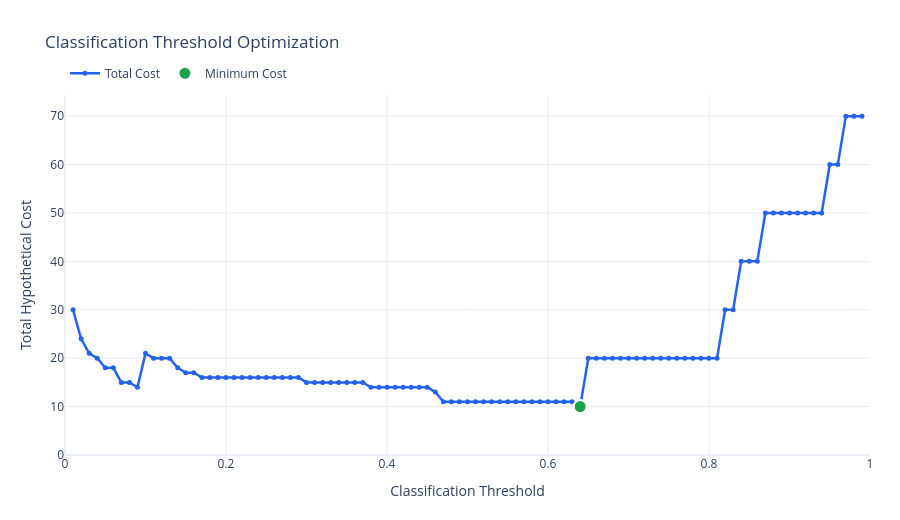

This figure's notebook cell:
### Code cell
import plotly.graph_objects as go

fig = go.Figure()

# Full threshold optimization curve
fig.add_trace(go.Scatter(
    x=optimization_df["Threshold"],
    y=optimization_df["Total Cost"],
    mode="lines+markers",
    name="Total Cost",
    line=dict(color="#2563EB", width=2.5),
    marker=dict(size=5),
    customdata=optimization_df[
        ["False Negatives", "False Positives"]
    ].to_numpy(),
    hovertemplate=(
        "<b>Threshold: %{x:.2f}</b><br>"
        "Total Cost: %{y}<br>"
        "False Negatives: %{customdata[0]}<br>"
        "False Positives: %{customdata[1]}"
        "<extra></extra>"
    )
))

# Highlight lowest-cost threshold(s)
fig.add_trace(go.Scatter(
    x=best_results["Threshold"],
    y=best_results["Total Cost"],
    mode="markers",
    name="Minimum Cost",
    marker=dict(
        color="#16A34A",
        size=13,
        symbol="circle",
        line=dict(color="white", width=2)
    ),
    hovertemplate=(
        "<b>Best Tested Threshold</b><br>"
        "Threshold: %{x:.2f}<br>"
        "Minimum Cost: %{y}"
        "<extra></extra>"
    )
))

fig.update_layout(
    title="Classification Threshold Optimization",
    xaxis_title="Classification Threshold",
    yaxis_title="Total Hypothetical Cost",
    template="plotly_white",
    hovermode="closest",
    hoverlabel=dict(font_size=13),
    height=520,
    legend=dict(
        orientation="h",
        yanchor="bottom",
        y=1.02,
        xanchor="left",
        x=0
    ),
    margin=dict(l=65, r=30, t=95, b=65)
)

fig.update_xaxes(
    showgrid=True,
    gridcolor="#E8EDF3",
    range=[0, 1]
)

fig.update_yaxes(
    showgrid=True,
    gridcolor="#E8EDF3",
    rangemode="tozero"
)

fig.show()

### Figure 1 — Plotly figure (JSON) as saved in the notebook; plotly's stock layout.template omitted (floating-point values rounded to 4 significant figures; data arrays with more than 128 entries replaced by an {"elided": "..."} marker saying what was removed)
{"data": [{"customdata": {"elided": "99x2 int values"}, "hovertemplate": "<b>Threshold: %{x:.2f}</b><br>Total Cost: %{y}<br>False Negatives: %{customdata[0]}<br>False Positives: %{customdata[1]}<extra></extra>", "line": {"color": "#2563EB", "width": 2.5}, "marker": {"size": 5}, "mode": "lines+markers", "name": "Total Cost", "type": "scatter", "x": [0.01, 0.02, 0.03, 0.04, 0.05, 0.06, 0.07, 0.08, 0.09, 0.1, 0.11, 0.12, 0.13, 0.14, 0.15, 0.16, 0.17, 0.18, 0.19, 0.2, 0.21, 0.22, 0.23, 0.24, 0.25, 0.26, 0.27, 0.28, 0.29, 0.3, 0.31, 0.32, 0.33, 0.34, 0.35, 0.36, 0.37, 0.38, 0.39, 0.4, 0.41, 0.42, 0.43, 0.44, 0.45, 0.46, 0.47, 0.48, 0.49, 0.5, 0.51, 0.52, 0.53, 0.54, 0.55, 0.56, 0.57, 0.58, 0.59, 0.6, 0.61, 0.62, 0.63, 0.64, 0.65, 0.66, 0.67, 0.68, 0.69, 0.7, 0.71, 0.72, 0.73, 0.74, 0.75, 0.76, 0.77, 0.78, 0.79, 0.8, 0.81, 0.82, 0.83, 0.84, 0.85, 0.86, 0.87, 0.88, 0.89, 0.9, 0.91, 0.92, 0.93, 0.94, 0.95, 0.96, 0.97, 0.98, 0.99], "y": [30, 24, 21, 20, 18, 18, 15, 15, 14, 21, 20, 20, 20, 18, 17, 17, 16, 16, 16, 16, 16, 16, 16, 16, 16, 16, 16, 16, 16, 15, 15, 15, 15, 15, 15, 15, 15, 14, 14, 14, 14, 14, 14, 14, 14, 13, 11, 11, 11, 11, 11, 11, 11, 11, 11, 11, 11, 11, 11, 11, 11, 11, 11, 10, 20, 20, 20, 20, 20, 20, 20, 20, 20, 20, 20, 20, 20, 20, 20, 20, 20, 30, 30, 40, 40, 40, 50, 50, 50, 50, 50, 50, 50, 50, 60, 60, 70, 70, 70]}, {"hovertemplate": "<b>Best Tested Threshold</b><br>Threshold: %{x:.2f}<br>Minimum Cost: %{y}<extra></extra>", "marker": {"color": "#16A34A", "line": {"color": "white", "width": 2}, "size": 13, "symbol": "circle"}, "mode": "markers", "name": "Minimum Cost", "type": "scatter", "x": [0.64], "y": [10]}], "layout": {"height": 520, "hoverlabel": {"font": {"size": 13}}, "hovermode": "closest", "legend": {"orientation": "h", "x": 0, "xanchor": "left", "y": 1.02, "yanchor": "bottom"}, "margin": {"b": 65, "l": 65, "r": 30, "t": 95}, "title": {"text": "Classification Threshold Optimization"}, "xaxis": {"gridcolor": "#E8EDF3", "range": [0, 1], "showgrid": true, "title": {"text": "Classification Threshold"}}, "yaxis": {"gridcolor": "#E8EDF3", "rangemode": "tozero", "showgrid": true, "title": {"text": "Total Hypothetical Cost"}}}}
